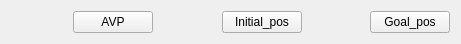
             <widget class="QWidget" name="layoutWidget_7">
              <property name="geometry">
               <rect>
                <x>11</x>
                <y>410</y>
                <width>461</width>
                <height>31</height>
               </rect>
              </property>
              <layout class="QHBoxLayout" name="horizontalLayout_btn_bottom_2">
               <item>
                <spacer name="horizontalSpacer_46">
                 <property name="orientation">
                  <enum>Qt::Horizontal</enum>
                 </property>
                 <property name="sizeHint" stdset="0">
                  <size>
                   <width>68</width>
                   <height>20</height>
                  </size>
                 </property>
                </spacer>
               </item>
               <item>
                <widget class="QPushButton" name="btn_pp_avp">
                 <property name="text">
                  <string>AVP</string>
                 </property>
                </widget>
               </item>
               <item>
                <spacer name="horizontalSpacer_47">
                 <property name="orientation">
                  <enum>Qt::Horizontal</enum>
                 </property>
                 <property name="sizeHint" stdset="0">
                  <size>
                   <width>68</width>
                   <height>20</height>
                  </size>
                 </property>
                </spacer>
               </item>
               <item>
                <widget class="QPushButton" name="btn_pp_initial_pos">
                 <property name="text">
                  <string>Initial_pos</string>
                 </property>
                </widget>
               </item>
               <item>
                <spacer name="horizontalSpacer_48">
                 <property name="orientation">
                  <enum>Qt::Horizontal</enum>
                 </property>
                 <property name="sizeHint" stdset="0">
                  <size>
                   <width>68</width>
                   <height>20</height>
                  </size>
                 </property>
                </spacer>
               </item>
               <item>
                <widget class="QPushButton" name="btn_pp_goal_pos">
                 <property name="text">
                  <string>Goal_pos</string>
                 </property>
                </widget>
               </item>
              </layout>
             </widget>
